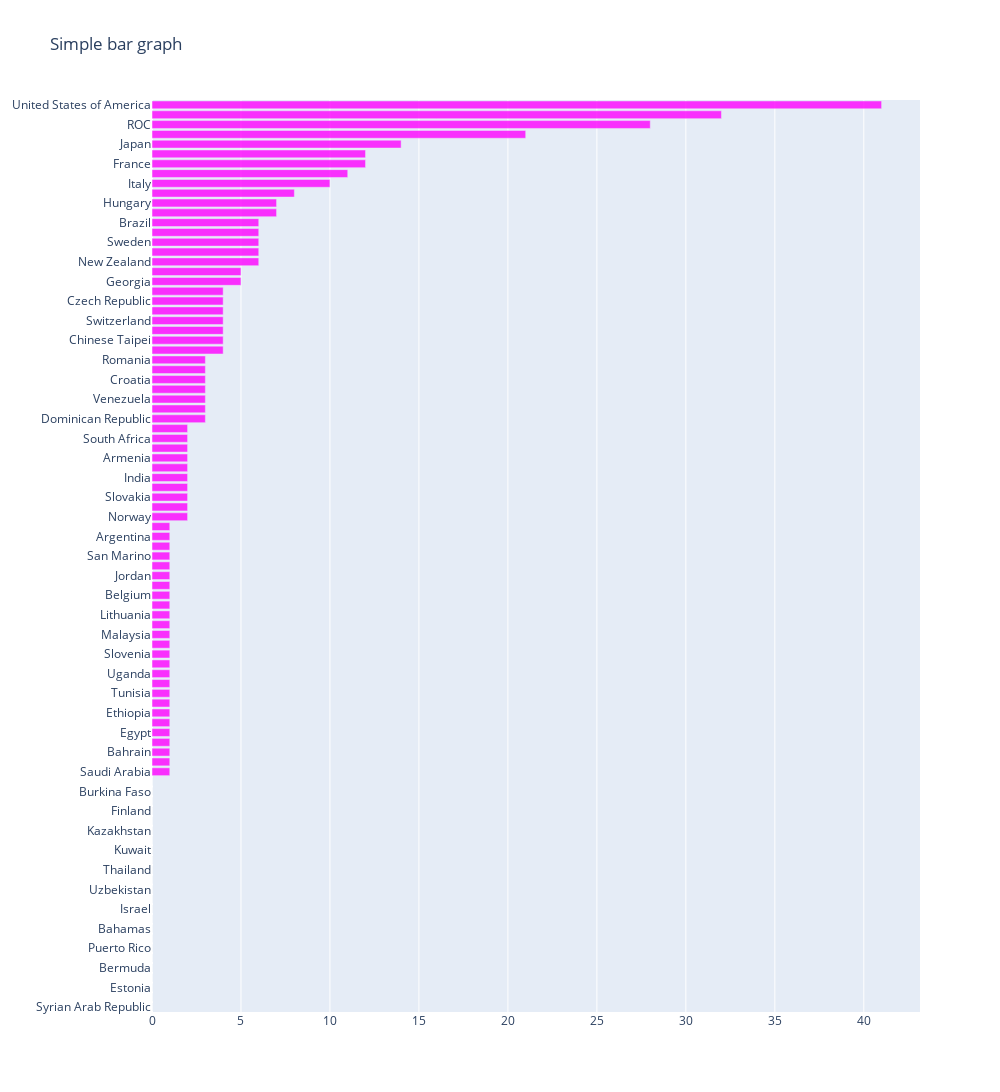

Notebook cell for this chart:
### Code cell
y=df2["Team/NOC"]
x=df2["Silver"]
data=go.Bar(x=x,y=y,orientation="h",textposition="auto",opacity=0.8)
layout=go.Layout(title="Simple bar graph",width=1000,height=1500)
fig=go.Figure(data=data,layout=layout)
fig.update_traces(marker_color="magenta")
fig.show()

### Figure 1 — Plotly figure (JSON) as saved in the notebook; plotly's stock layout.template omitted (floating-point values rounded to 4 significant figures)
{"data": [{"marker": {"color": "magenta"}, "opacity": 0.8, "orientation": "h", "textposition": "auto", "type": "bar", "x": [0, 0, 0, 0, 0, 0, 0, 0, 0, 0, 0, 0, 0, 0, 0, 0, 0, 0, 0, 0, 0, 0, 0, 0, 1, 1, 1, 1, 1, 1, 1, 1, 1, 1, 1, 1, 1, 1, 1, 1, 1, 1, 1, 1, 1, 1, 1, 1, 1, 1, 2, 2, 2, 2, 2, 2, 2, 2, 2, 2, 3, 3, 3, 3, 3, 3, 3, 4, 4, 4, 4, 4, 4, 4, 5, 5, 6, 6, 6, 6, 6, 7, 7, 8, 10, 11, 12, 12, 14, 21, 28, 32, 41], "y": ["Syrian Arab Republic", "Fiji", "Estonia", "Republic of Moldova", "Bermuda", "Morocco", "Puerto Rico", "Kosovo", "Bahamas", "Qatar", "Israel", "Ireland", "Uzbekistan", "Latvia", "Thailand", "Ghana", "Kuwait", "Grenada", "Kazakhstan", "Mexico", "Finland", "Botswana", "Burkina Faso", "Côte d'Ivoire", "Saudi Arabia", "Turkmenistan", "Bahrain", "Austria", "Egypt", "Indonesia", "Ethiopia", "Portugal", "Tunisia", "Ecuador", "Uganda", "Namibia", "Slovenia", "Nigeria", "Malaysia", "North Macedonia", "Lithuania", "Bulgaria", "Belgium", "Serbia", "Jordan", "Jamaica", "San Marino", "Greece", "Argentina", "Mongolia", "Norway", "Turkey", "Slovakia", "Philippines", "India", "Kyrgyzstan", "Armenia", "Islamic Republic of Iran", "South Africa", "Hong Kong, China", "Dominican Republic", "Azerbaijan", "Venezuela", "Belarus", "Croatia", "Cuba", "Romania", "Colombia", "Chinese Taipei", "Denmark", "Switzerland", "Kenya", "Czech Republic", "Republic of Korea", "Georgia", "Poland", "New Zealand", "Canada", "Sweden", "Ukraine", "Brazil", "Australia", "Hungary", "Spain", "Italy", "Germany", "France", "Netherlands", "Japan", "Great Britain", "ROC", "People's Republic of China", "United States of America"]}], "layout": {"height": 1500, "title": {"text": "Simple bar graph"}, "width": 1000}}
